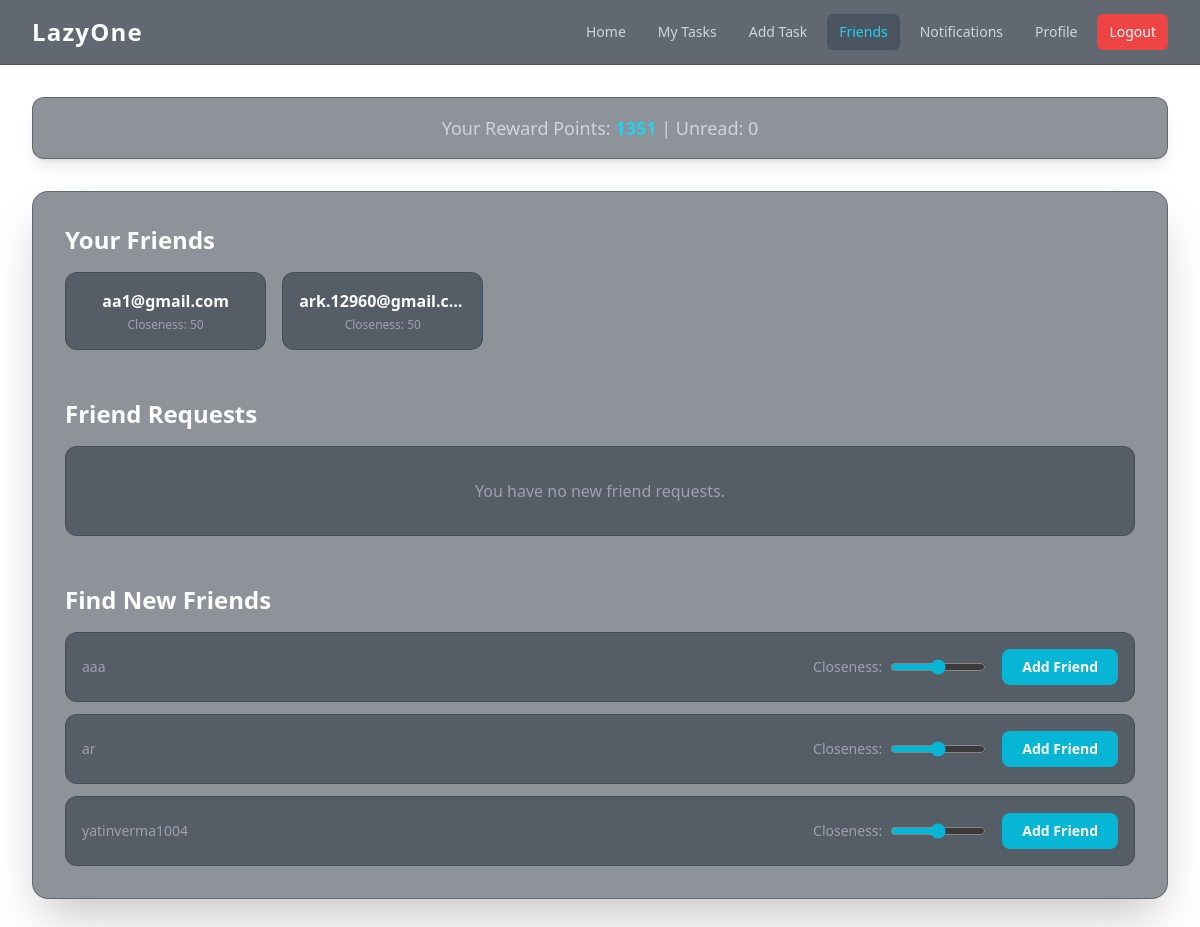
Screenshot of /friends/ (signed in) with the database file from the repository.
### basic/models.py (models this page shows, shortened)
class Friendship(models.Model):
    from_user = models.ForeignKey(UserProfile, related_name='friendship_from_user', on_delete=models.CASCADE)
    to_user = models.ForeignKey(UserProfile, related_name='friendship_to_user', on_delete=models.CASCADE)
    closeness = models.IntegerField(default=50)

class UserProfile(models.Model):
    user = models.OneToOneField(User, on_delete=models.CASCADE)
    bio = models.CharField(max_length=300,blank=True)
    first_name = models.CharField(max_length=50, blank=True)
    last_name = models.CharField(max_length=50, blank=True)
    college = models.CharField(max_length=100, blank=True)
    room_no = models.CharField(max_length=20, blank=True)
    major = models.CharField(max_length=100, blank=True)
    hostel = models.CharField(max_length=100, blank=True)
    roll_no = models.CharField(max_length=100, blank=True)
    batch = models.IntegerField(default=2029)
    friends = models.ManyToManyField('self', blank=True)
    rewards = models.IntegerField(default=1500)
    phone_number = models.CharField(max_length=20, blank=True)
    is_phone_verified = models.BooleanField(default=False)
    instagram_username = models.CharField(max_length=100, blank=True)
    is_instagram_verified = models.BooleanField(default=False)
    firebase_uid = models.CharField(max_length=128, blank=True, null=True, unique=True)

### basic/views/friends.py (the view)
# urls.py: path('friends/', friends_view, name='friends'),
@login_required(login_url='/login/')
def friends_view(request):
    user_profile = get_object_or_404(UserProfile, user=request.user)
    friendships = Friendship.objects.filter(from_user=user_profile).order_by('-closeness')
    friend_requests = FriendRequest.objects.filter(to_user=request.user, is_accepted=False)
    current_friends = user_profile.friends.all().values_list('user__id', flat=True)
    sent_requests = FriendRequest.objects.filter(from_user=request.user).values_list('to_user_id', flat=True)
    received_requests = FriendRequest.objects.filter(to_user=request.user).values_list('from_user_id', flat=True)
    exclude_ids = set(current_friends) | set(sent_requests) | set(received_requests)
    exclude_ids.add(request.user.id)
    other_users = UserProfile.objects.exclude(user__id__in=exclude_ids)
    context = {
        'friendships': friendships,
        'friend_requests': friend_requests,
        'other_users': other_users
    }
    return render(request, 'friends.html', context)

### basic/context_processors.py (called while the page is built)
def firebase_keys(request):
    return {
        'FIREBASE_API_KEY': settings.FIREBASE_API_KEY,
        'FIREBASE_AUTH_DOMAIN': settings.FIREBASE_AUTH_DOMAIN,
        'FIREBASE_PROJECT_ID': settings.FIREBASE_PROJECT_ID,
        'FIREBASE_STORAGE_BUCKET': settings.FIREBASE_STORAGE_BUCKET,
        'FIREBASE_MESSAGING_SENDER_ID': settings.FIREBASE_MESSAGING_SENDER_ID,
        'FIREBASE_APP_ID': settings.FIREBASE_APP_ID,
    }

def unread_notifications_count(request):
    if request.user.is_authenticated:
        count = request.user.notifications.filter(is_read=False).count()
        return {'unread_notifications_count': count}
    return {'unread_notifications_count': 0}

### basic/templates/friends.html (shortened to what this page needs)
{% extends 'base.html' %}
{% block content %}
<div class="space-y-12">
    <div>
        <h2 class="text-2xl font-bold text-white mb-4">Your Friends</h2>
        <div class="grid grid-cols-2 sm:grid-cols-3 md:grid-cols-4 lg:grid-cols-5 gap-4">
            {% for friendship in friendships %}
                <a href="{% url 'user_profile' friendship.to_user.user.id %}" class="bg-gray-800/50 border border-gray-700/50 rounded-xl p-4 text-center hover:bg-gray-700/50 hover:border-cyan-500/50 transition-colors duration-200">
                    <p class="text-white font-semibold truncate">{{ friendship.to_user.user.username }}</p>
                    <p class="text-xs text-gray-400 mt-1">Closeness: {{ friendship.closeness }}</p>
                </a>
            {% empty %}
                <div class="col-span-full bg-gray-800/50 border border-gray-700/50 rounded-xl p-8 text-center">
                    <p class="text-gray-400">You haven't added any friends yet.</p>
                </div>
            {% endfor %}
        </div>
    </div>
    <div>
        <h2 class="text-2xl font-bold text-white mb-4">Friend Requests</h2>
        <div class="space-y-3">
            {% for request in friend_requests %}
                <div class="bg-gray-800/50 border border-gray-700/50 rounded-xl p-4 flex items-center justify-between">
                    <p class="text-gray-300"><strong class="text-white">{{ request.from_user.username }}</strong> wants to be your friend.</p>
                    <div class="flex items-center space-x-3">
                        <a href="{% url 'accept_friend_request' request.id %}" class="px-4 py-2 bg-green-600 hover:bg-green-700 text-white font-semibold rounded-lg transition-colors text-sm">Accept</a>
                        <a href="{% url 'decline_friend_request' request.id %}" class="px-4 py-2 bg-gray-600 hover:bg-gray-500 text-white font-semibold rounded-lg transition-colors text-sm">Decline</a>
                    </div>
                </div>
            {% empty %}
                <div class="bg-gray-800/50 border border-gray-700/50 rounded-xl p-8 text-center">
                    <p class="text-gray-400">You have no new friend requests.</p>
                </div>
            {% endfor %}
        </div>
    </div>
    <div>
        <h2 class="text-2xl font-bold text-white mb-4">Find New Friends</h2>
        <div class="space-y-3">
            {% for profile in other_users %}
                <div class="bg-gray-800/50 border border-gray-700/50 rounded-xl p-4 flex items-center justify-between">
                    <div>
                        <p class="text-sm text-gray-400">{{ profile.user.username|cut:"@gmail.com" }}</p>
                    </div>
                    <form action="{% url 'send_friend_request' profile.user.id %}" method="post" class="flex items-center space-x-4">
                        <div class="flex items-center space-x-2">
                            <label for="closeness-{{ profile.user.id }}" class="text-sm text-gray-400">Closeness:</label>
                            <input type="range" id="closeness-{{ profile.user.id }}" name="closeness" min="0" max="100" value="50" class="w-24 accent-cyan-500">
                        </div>
                        <button type="submit" class="px-5 py-2 bg-cyan-500 hover:bg-cyan-600 text-white font-bold rounded-lg transition-colors text-sm whitespace-nowrap">
                            Add Friend
                        </button>
                    </form>
                </div>
            {% empty %}
                <div class="bg-gray-800/50 border border-gray-700/50 rounded-xl p-8 text-center">
                    <p class="text-gray-400">No new users to add as friends right now.</p>
                </div>
            {% endfor %}
        </div>
    </div>
</div>
{% endblock %}

### rows the page displays
Friendship: to_user.user.username "aa1@gmail.com", closeness "50"
Friendship: to_user.user.username "ark.12960@gmail.c…", closeness "50"
UserProfile: user.username "aaa"
UserProfile: user.username "ar"
UserProfile: user.username "yatinverma1004"

### other values shown
{{ unread_notifications_count }} "0"
